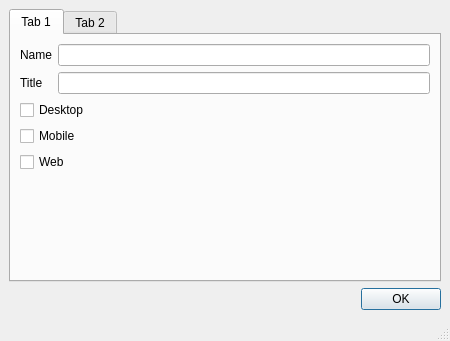
<?xml version="1.0" encoding="UTF-8"?>
<ui version="4.0">
 <class>MainWindow</class>
 <widget class="QMainWindow" name="MainWindow">
  <property name="geometry">
   <rect>
    <x>0</x>
    <y>0</y>
    <width>450</width>
    <height>341</height>
   </rect>
  </property>
  <property name="windowTitle">
   <string>MainWindow</string>
  </property>
  <widget class="QWidget" name="centralwidget">
   <layout class="QVBoxLayout" name="verticalLayout">
    <item>
     <widget class="QTabWidget" name="tabWidget">
      <property name="currentIndex">
       <number>0</number>
      </property>
      <widget class="QWidget" name="tab">
       <attribute name="title">
        <string>Tab 1</string>
       </attribute>
       <layout class="QVBoxLayout" name="verticalLayout_3">
        <item>
         <layout class="QGridLayout" name="gridLayout">
          <item row="0" column="0">
           <widget class="QLabel" name="label">
            <property name="text">
             <string>Name</string>
            </property>
           </widget>
          </item>
          <item row="0" column="1">
           <widget class="QLineEdit" name="lineEdit"/>
          </item>
          <item row="1" column="0">
           <widget class="QLabel" name="label_2">
            <property name="text">
             <string>Title</string>
            </property>
           </widget>
          </item>
          <item row="1" column="1">
           <widget class="QLineEdit" name="lineEdit_2"/>
          </item>
         </layout>
        </item>
        <item>
         <widget class="QCheckBox" name="checkBox_3">
          <property name="text">
           <string>Desktop</string>
          </property>
         </widget>
        </item>
        <item>
         <widget class="QCheckBox" name="checkBox_2">
          <property name="text">
           <string>Mobile</string>
          </property>
         </widget>
        </item>
        <item>
         <widget class="QCheckBox" name="checkBox">
          <property name="text">
           <string>Web</string>
          </property>
         </widget>
        </item>
        <item>
         <spacer name="verticalSpacer">
          <property name="orientation">
           <enum>Qt::Vertical</enum>
          </property>
          <property name="sizeHint" stdset="0">
           <size>
            <width>20</width>
            <height>40</height>
           </size>
          </property>
         </spacer>
        </item>
       </layout>
      </widget>
      <widget class="QWidget" name="tab_2">
       <attribute name="title">
        <string>Tab 2</string>
       </attribute>
       <layout class="QVBoxLayout" name="verticalLayout_2">
        <item>
         <widget class="QPlainTextEdit" name="plainTextEdit"/>
        </item>
       </layout>
      </widget>
     </widget>
    </item>
    <item>
     <widget class="QDialogButtonBox" name="buttonBox">
      <property name="standardButtons">
       <set>QDialogButtonBox::Ok</set>
      </property>
     </widget>
    </item>
   </layout>
  </widget>
  <widget class="QMenuBar" name="menubar">
   <property name="geometry">
    <rect>
     <x>0</x>
     <y>0</y>
     <width>450</width>
     <height>21</height>
    </rect>
   </property>
  </widget>
  <widget class="QStatusBar" name="statusbar"/>
 </widget>
 <resources/>
 <connections/>
</ui>
